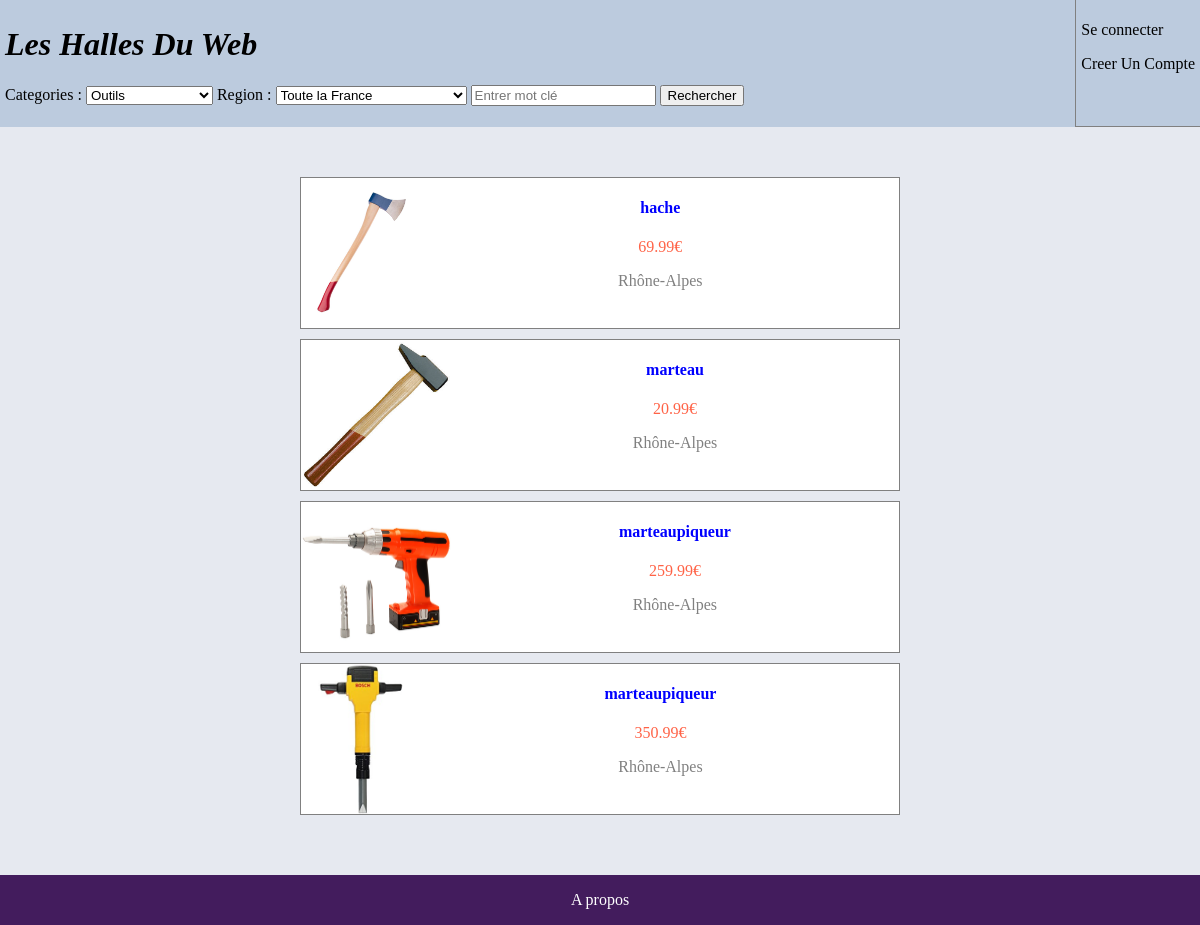
Page /controleur/recherche.ctrl.php?c=3 on the committed database.
### tables this page shows
CREATE TABLE offre (
ref INTEGER PRIMARY KEY,
photo TEXT,
intitule TEXT,
prix TEXT,
region TEXT,
caracteristique TEXT,
id INTEGER,
categorie INTEGER,
FOREIGN KEY (id) REFERENCES utilisateur(identifiant),
FOREIGN KEY (region) REFERENCES utilisateur(region),
FOREIGN KEY (categorie) REFERENCES categorie(id)
);

### controleur/recherche.ctrl.php (called while the page is built, shortened)
<?php
require_once('../model/model.class.php');
require_once('../model/model.classDAO.php');
  if (isset($_GET['firstId'])) {
    $firstId = $_GET['firstId'];
  } else {
    $firstId = 0;
  }
  if (isset($_GET['r'])) {
    $reg = $_GET['r'];
  } else {
    $reg = "Toute";
  }
  if (isset($_GET['c'])) {
    $cate = $_GET['c'];
  } else {
    $cate = "Toute";
  }
  if (isset($_GET['rec'])) {
    $rec = $_GET['rec'];
  } else {
    $rec = "";
  }
  $config = parse_ini_file('../config/config.ini');
  if($dao->estCatMere($_GET['c'])){
    $offres = $dao->getNOffreCorespondanteMere($firstId,$reg,$cate,$rec);
    $nboffre = $dao->getNbOffreRecCatMere($reg,$cate,$rec);
  } else {
    $offres = $dao->getNOffreCorespondante($firstId,$reg,$cate,$rec);
  }
  include('../view/recherche.view.php');
 ?>

### model/model.classDAO.php (called while the page is built, shortened)
<?php
require_once("../model/model.class.php");
$dao = new DAO();
class DAO{
    private $db;
    function __construct(){
      try {
      $config = parse_ini_file('../config/config.ini');
      $path = $config['database_path'];
      $this->db = new PDO("sqlite:$path");
      }
    catch (PDOException $e){
    die("erreur de connexion a la database: ".$e->getMessage());
    }
  }
function getNOffreCorespondante($firstId, $region, $categorie,$rec) : array{
  $tab = array();
  if($region=='Toute' && $categorie=='Toute'){
    $where = "WHERE";
  }elseif($region!='Toute' && $categorie!='Toute'){
    $where = "WHERE region = \"$region\" AND categorie = $categorie AND";
  }elseif($region!='Toute' && $categorie=='Toute'){
    $where = "WHERE region = \"$region\" AND";
  }elseif($region=='Toute' && $categorie!='Toute'){
    $where = "WHERE categorie = $categorie AND";
  }
  $req = "SELECT * FROM offre $where intitule LIKE \"%$rec%\" LIMIT 10 Offset $firstId";
  try{
      if($d = $this->db->query($req)){
        $tab=$d->fetchAll(PDO::FETCH_CLASS,'Offre');
      }
    }catch(Exception $e){
      echo "error au niveau du searchORC".$e;
      return NULL;
    }
    return $tab;
}
}
 ?>

### model/model.class.php (called while the page is built, shortened)
<?php
class Offre{
public function __get(string $property) {
    return $this->$property;
  }
}
 ?>

### view/recherche.view.php (the view, shortened to what this page needs)
<!DOCTYPE html>
<html lang="en" dir="ltr">
  <head>
    <link rel="stylesheet" href="../view/style/recherche.style.css">
  </head>
  <body>
    <?php include('../controleur/header.ctrl.php'); ?>
    <nav>
      <?php  if (sizeof($offres)==0) {?>
        <p>Aucune offre ne correspond à votre recherche</p>
      <?php } else {?>
      <?php foreach ($offres as $offre) { ?>
        <a href="../controleur/offre.ctrl.php?ref=<?php echo $offre->ref?>&firstId=<?php echo $firstId ?>&r=<?php echo $reg ?>&c=<?php echo $cate?>&rec=<?php echo $rec?>">
        <div class="Offre">
          <img src="<?php echo $config['img_path']."/".$offre->photo ?>" alt="">
          <div >
            <h4><?php echo $offre->intitule?></h4>
            <p class="prix"><?php echo $offre->prix?>€</p>
            <p><?php echo $offre->region?></p>
          </div>
        </div>
        </a>
      <?php  }?>
      <?php }?>
    </nav>
    <?php include('footer.view.php'); ?>
  </body>
</html>

### view/style/recherche.style.css (style rules this page uses)
nav { margin-right: auto; margin-left: auto; width: 50%; background-color: #e6e9f0; }
a { text-decoration: none; color: black; }
nav { text-align: center; }
nav div img { max-width: 150px; max-height: 150px; }
nav div { color: gray; font-style: normal; text-decoration: none; height: auto; margin-right: auto; margin-left: auto; margin-bottom: 10px; background-color: #e6e9f0; background-color: white; }
nav h4 { color: blue; font-style: normal; text-decoration: none; }
.Offre { border-style: solid; border-color: gray; border-width: thin; border-collapse:collapse; display: flex; flex-direction: row; justify-content:flex-start; }
.prix { color: tomato; }
body { background-color: #e6e9f0; height: 100vh; margin: 0px; padding: 0px; display: flex; flex-direction: column; justify-content: space-between; }

### rows in the picture
offre: photo (picture), intitule "hache", prix "69.99", region "Rhône-Alpes"
offre: photo (picture), intitule "marteau", prix "20.99", region "Rhône-Alpes"
offre: photo (picture), intitule "marteaupiqueur", prix "259.99", region "Rhône-Alpes"
offre: photo (picture), intitule "marteaupiqueur", prix "350.99", region "Rhône-Alpes"

### other values in the picture
form field c "Outils"
